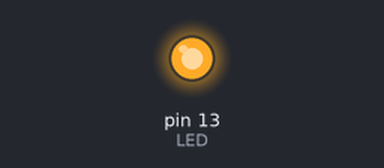
Recording of a sketch running on a simulated Arduino Mega 2560, built with avr-gcc and run on an emulated ATmega2560. Parts: output pins drawn as LEDs (lit = HIGH). Pins used as bus, display or sensor lines are not drawn; what the sketch prints to the serial monitor is not drawn.

Above: at 0.1 s.
At 0.7 s:
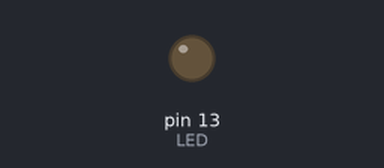
Timing chart, 0 to 2.2 s (numbered marks = the images above):
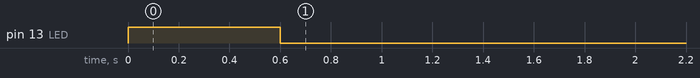

The sketch:

CAN_send_packed_1M_ext.ino
```cpp
/* CAN Send Packed 1M Extended ID Example
 * This example sends a message every 10 msec
 * to test out the packed message structure and sending to the RoboRio
 *
 * Code created for FeatherCAN M0
 *
 * created 2/17/19 BD
 *
 */

#include <mcp_can.h>
#include <SPI.h>

#define LED 13

// CAN0 RESET, INT and CS
#define CAN_RST 31   // MCP25625 RESET connected to Arduino pin 31
#define CAN0_INT 30  // Set INT to Arduino pin 30

MCP_CAN CAN0(8); // Set MCP25625 CS to Arduino pin 8

// CAN variables
unsigned long t_prev = 0;  // Variable to store last execution time
const unsigned int t_intvl = 10;  // Transmi interval in milliseconds
// CAN data to send - init w/ bogus data
byte data[] = {0xAA, 0x55, 0x01, 0x10, 0xFF, 0x12, 0x34, 0x56};


#define NUM_SENSORS 32   // number of sensors used

int sensorOutput[NUM_SENSORS];        // 1 or 0

// position of center of tape - 0 = centered on left most light sensor, 31 for right most sensor
int pos = 0;

// TOF sensor distance
int tof_distance = 100; // for testing

void test_values()
{
  int i;

  for(i = 0; i < NUM_SENSORS; i++) {
    if((i > 3) && (i < 9)) {
      sensorOutput[i] = 1;
    } else {
      sensorOutput[i] = 0;
    }
  }

  pos = 6;

  tof_distance = 149;
}


// pack message into format used by Line Follower to RoboRio
void packMsg()
{
  int i;
  long ltemp = 0;
  int distance = 0;

  // first, pack the sensorOutput, 1 bit per sensor, into the first 4 bytes of the message
  for(i = 0; i < NUM_SENSORS; i++) {
    // mask sensor Output to a single bit (0 or 1)
    // shift it into position - the left most center should be the MSb of a 32 bit number
    ltemp |= (sensorOutput[i] & 0x01) << (31 - i);
  }
  data[0] = (ltemp >> 24) & 0x00ff;
  data[1] = (ltemp >> 16) & 0x00ff;
  data[2] = (ltemp >> 8) & 0x00ff;
  data[3] = ltemp & 0x00ff;

  // Then pack the distance from the center of the array to the center of the tape (line)
  // into the next 16 bits.
  // This is a signed value, in units of the distance between sensors, i.e, from
  // -16 to 16.  0 is excluded.
  if(pos < 16) {
    distance = pos - 16.0;
  } else {
    distance = pos - 15.0;
  }
  data[4] = (distance >> 8) & 0xff;
  data[5] = distance & 0xff;

  // Then pack the TOF distance into the next 16 bits.
  // This is a unsigned value, in units of mm
  data[6] = (tof_distance >> 8) & 0xff;
  data[7] = tof_distance & 0xff;
}

void setup()
{
  pinMode(LED, OUTPUT);
  digitalWrite(LED, 1);

  Serial.begin(115200);  // USB appears to ignore this and just run as fast as possible

  // so we can see the startup messages
  while(!Serial) ;

  // CAN chip RESET line
  pinMode(CAN_RST, OUTPUT);

  // reset CAN chip
  digitalWrite(CAN_RST, 0);
  delay(100);
  digitalWrite(CAN_RST, 1);
  delay(500);

  // Initialize MCP25625 running at 16MHz with a baudrate of 1Mb/s and
  // the masks and filters disabled.
  if(CAN0.begin(MCP_ANY, CAN_1000KBPS, MCP_16MHZ) == CAN_OK) {
    Serial.println("MCP2515 Initialized Successfully!");
  } else {
    Serial.println("Error Initializing MCP2515...");
  }

  CAN0.setMode(MCP_NORMAL);

  pinMode(CAN0_INT, INPUT_PULLUP);  // Configuring pin for /INT input

  digitalWrite(LED, 0);
}

void loop()
{
  // Send this at defined interval.
  if(millis() >= t_prev + t_intvl) {
    t_prev = millis();

    test_values();

    // pack message for protocol from Feather CAN Line Follower to RoboRio
    packMsg();

    // send Extd msg
    byte sndStat = CAN0.sendMsgBuf(0x100 | 0x80000000, 1, 8, data);
    // byte sndStat = CAN_OK;

    /* debug printouts
    Serial.print("TEC: ");
    Serial.println(CAN0.errorCountTX());

    Serial.print("REC: ");
    Serial.println(CAN0.errorCountRX());
    */

    if(sndStat == CAN_OK)
      Serial.println("Message Sent Successfully!");
    else
      Serial.println("Error Sending Message...");
    Serial.println();
  }
}

/*********************************************************************************************************
  END FILE
*********************************************************************************************************/
```
